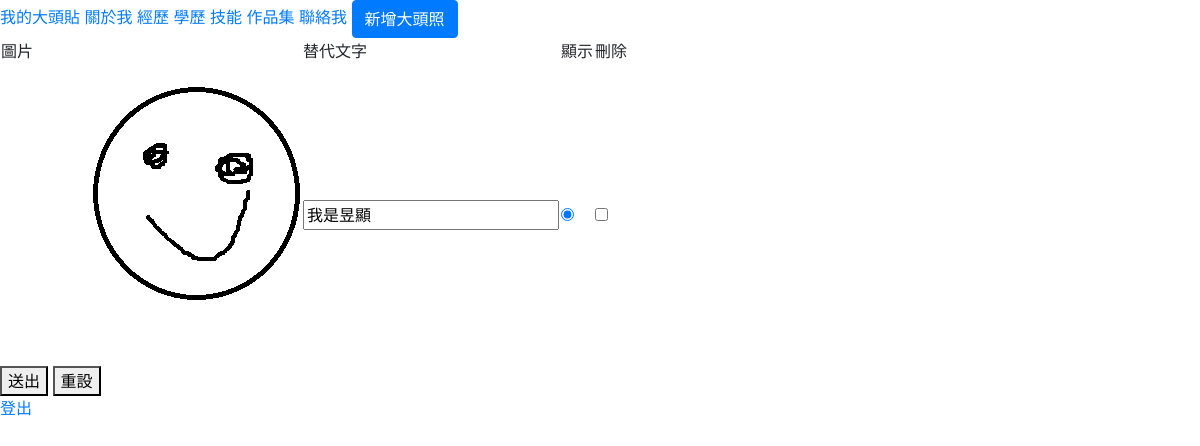
The app's page /backend.php with its own data.
### tables this page shows
CREATE TABLE `resume_img` (
  `id` int(10) UNSIGNED NOT NULL,
  `img` varchar(64) NOT NULL COMMENT '圖片',
  `text` text NOT NULL COMMENT '替代文字',
  `sh` tinyint(1) NOT NULL COMMENT '顯示'
);

### base.php (called while the page is built, shortened)
<?php
    $Img=new DB("resume_img");
    class DB{
        protected $table;
        protected $dsn="mysql:host=localhost;dbname=s1090413;charset=utf8";
        protected $pdo;
        function __construct($table)
        {
            $this->table=$table;
            $this->pdo=new PDO($this->dsn,'root','');
        }
        function all(...$arg){
            $sql="select * from $this->table";
            return $this->pdo->query($sql)->fetchAll();
        }
    }
?>

### backend/img.php (the view, shortened to what this page needs)
<table>
    <tr>
        <td>圖片</td>
        <td>替代文字</td>
        <td>顯示</td>
        <td>刪除</td>
    </tr>
    <?php
    $rows = $Img->all();
    foreach ($rows as $row) {
    ?><tr>
            <td><img src="img/<?= $row['img']; ?>" style="height: 300px;"></td>
            <td><input type="text" name="text[]" value="<?= $row['text']; ?>"></td>
            <td><input type="radio" name="sh" value="<?= $row['id']; ?>" <?= ($row['sh'] == 1) ? "checked" : ""; ?>></td>
            <td><input type="checkbox" name="del[]" value="<?= $row['id']; ?>">
            </td>
        </tr>
    <?php
    }
    ?>
</table>

### records on screen
resume_img: img (picture), text "我是昱顯", sh "☑"

### other values on screen
$addstr[$do] "新增大頭照"
